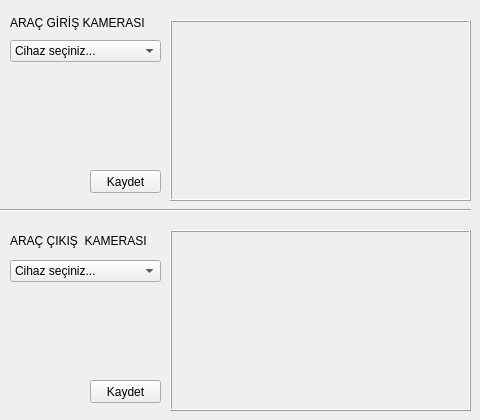
   <widget class="QWidget" name="tab_cameras">
    <attribute name="title">
     <string>KAMERALAR</string>
    </attribute>
    <widget class="Line" name="line">
     <property name="geometry">
      <rect>
       <x>0</x>
       <y>200</y>
       <width>471</width>
       <height>21</height>
      </rect>
     </property>
     <property name="orientation">
      <enum>Qt::Horizontal</enum>
     </property>
    </widget>
    <widget class="QLabel" name="label_24">
     <property name="geometry">
      <rect>
       <x>10</x>
       <y>12</y>
       <width>151</width>
       <height>21</height>
      </rect>
     </property>
     <property name="text">
      <string>ARAÇ GİRİŞ KAMERASI</string>
     </property>
    </widget>
    <widget class="QLabel" name="label_25">
     <property name="geometry">
      <rect>
       <x>10</x>
       <y>230</y>
       <width>151</width>
       <height>21</height>
      </rect>
     </property>
     <property name="text">
      <string>ARAÇ ÇIKIŞ  KAMERASI</string>
     </property>
    </widget>
    <widget class="QComboBox" name="comboBox_cam_in">
     <property name="geometry">
      <rect>
       <x>10</x>
       <y>40</y>
       <width>151</width>
       <height>22</height>
      </rect>
     </property>
     <item>
      <property name="text">
       <string>Cihaz seçiniz...</string>
      </property>
     </item>
    </widget>
    <widget class="QComboBox" name="comboBox_cam_out">
     <property name="geometry">
      <rect>
       <x>10</x>
       <y>260</y>
       <width>151</width>
       <height>22</height>
      </rect>
     </property>
     <item>
      <property name="text">
       <string>Cihaz seçiniz...</string>
      </property>
     </item>
    </widget>
    <widget class="QPushButton" name="pushButton_savecamera_in">
     <property name="geometry">
      <rect>
       <x>90</x>
       <y>170</y>
       <width>71</width>
       <height>23</height>
      </rect>
     </property>
     <property name="text">
      <string>Kaydet</string>
     </property>
    </widget>
    <widget class="QPushButton" name="pushButton_savecamera_out">
     <property name="geometry">
      <rect>
       <x>90</x>
       <y>380</y>
       <width>71</width>
       <height>23</height>
      </rect>
     </property>
     <property name="text">
      <string>Kaydet</string>
     </property>
    </widget>
    <widget class="QFrame" name="frame">
     <property name="geometry">
      <rect>
       <x>170</x>
       <y>20</y>
       <width>301</width>
       <height>181</height>
      </rect>
     </property>
     <property name="frameShape">
      <enum>QFrame::Box</enum>
     </property>
     <property name="frameShadow">
      <enum>QFrame::Raised</enum>
     </property>
     <widget class="QCameraViewfinder" name="cameraViewfinder_in" native="true">
      <property name="geometry">
       <rect>
        <x>0</x>
        <y>0</y>
        <width>301</width>
        <height>181</height>
       </rect>
      </property>
     </widget>
    </widget>
    <widget class="QFrame" name="frame_2">
     <property name="geometry">
      <rect>
       <x>170</x>
       <y>230</y>
       <width>301</width>
       <height>181</height>
      </rect>
     </property>
     <property name="frameShape">
      <enum>QFrame::Box</enum>
     </property>
     <property name="frameShadow">
      <enum>QFrame::Raised</enum>
     </property>
     <widget class="QCameraViewfinder" name="cameraViewfinder_out" native="true">
      <property name="geometry">
       <rect>
        <x>0</x>
        <y>0</y>
        <width>301</width>
        <height>181</height>
       </rect>
      </property>
     </widget>
    </widget>
    <widget class="QLabel" name="label_cameraname_in">
     <property name="geometry">
      <rect>
       <x>170</x>
       <y>0</y>
       <width>301</width>
       <height>21</height>
      </rect>
     </property>
     <property name="text">
      <string/>
     </property>
     <property name="alignment">
      <set>Qt::AlignRight|Qt::AlignTrailing|Qt::AlignVCenter</set>
     </property>
    </widget>
    <widget class="QLabel" name="label_cameraname_out">
     <property name="geometry">
      <rect>
       <x>170</x>
       <y>210</y>
       <width>301</width>
       <height>21</height>
      </rect>
     </property>
     <property name="text">
      <string/>
     </property>
     <property name="alignment">
      <set>Qt::AlignRight|Qt::AlignTrailing|Qt::AlignVCenter</set>
     </property>
    </widget>
   </widget>
